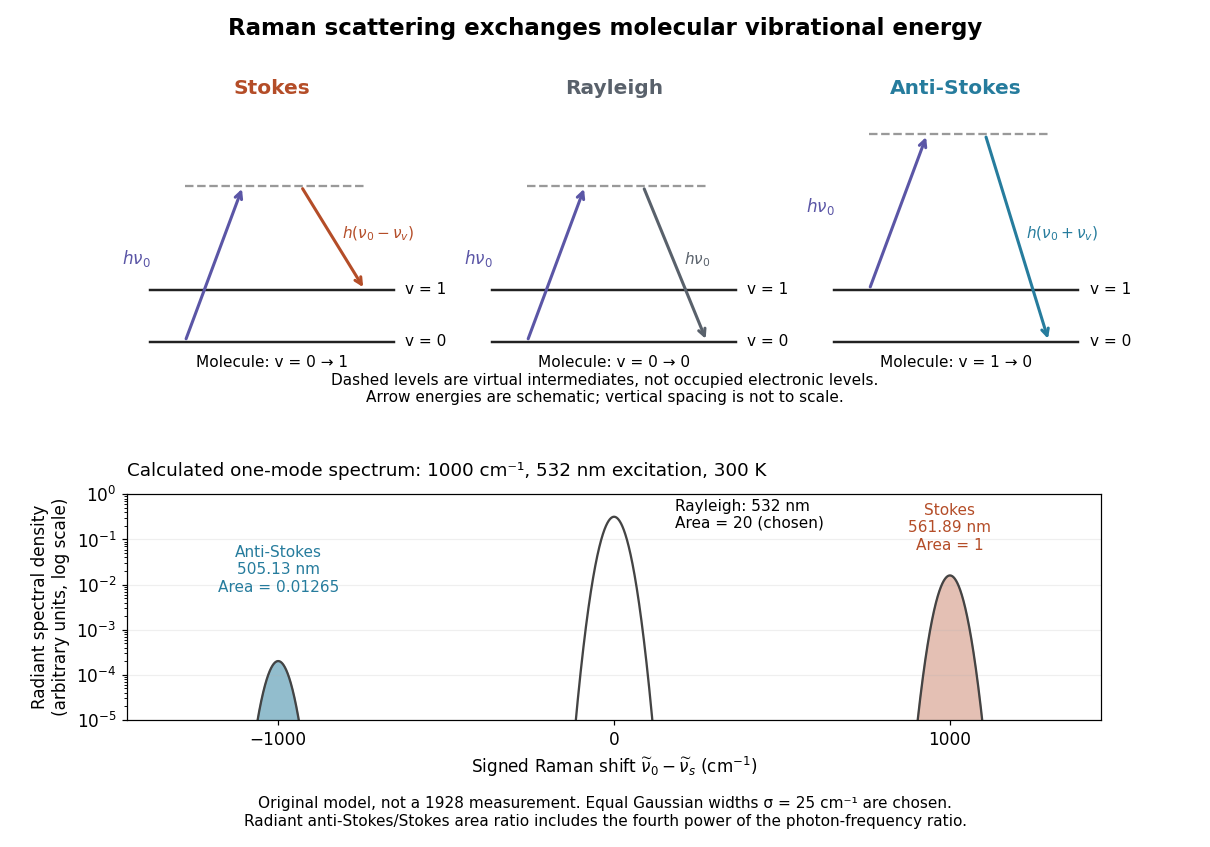

Reproduce this figure in Python.
"""Draw molecular Raman energy bookkeeping and a calculated illustrative spectrum.

Tested with Python 3.14, matplotlib 3.10.7, numpy 2.3.5 (root pyproject.toml).
Integrated radiant line strengths obey the off-resonant harmonic thermal model.
"""
from pathlib import Path

import matplotlib.pyplot as plt
import numpy as np


def main():
    plt.rcParams.update({"font.size": 11, "font.family": "DejaVu Sans"})
    h, c, kb = 6.62607015e-34, 299792458.0, 1.380649e-23
    excitation_nm, shift_cm, temperature = 532.0, 1000.0, 300.0
    nu0_cm = 1e7 / excitation_nm
    thermal = np.exp(-h * c * 100 * shift_cm / (kb * temperature))
    ratio = ((nu0_cm + shift_cm) / (nu0_cm - shift_cm)) ** 4 * thermal
    fig = plt.figure(figsize=(11, 7.7), dpi=110, facecolor="white")
    gs = fig.add_gridspec(2, 3, height_ratios=(1.15, 1), hspace=.48, wspace=.18)
    for i, (name, initial, final, color, emitted) in enumerate([
        ("Stokes", 0, 1, "#b44d28", r"$h(\nu_0-\nu_v)$"),
        ("Rayleigh", 0, 0, "#59616b", r"$h\nu_0$"),
        ("Anti-Stokes", 1, 0, "#267c9d", r"$h(\nu_0+\nu_v)$"),
    ]):
        ax = fig.add_subplot(gs[0, i])
        ax.set(xlim=(0, 1), ylim=(-.7, 4.3))
        ax.axis("off")
        ax.set_title(name, weight="bold", color=color, pad=16)
        for n in (0, 1):
            ax.plot([.08, .92], [n, n], color="#222222", lw=1.6)
            ax.text(.96, n, f"v = {n}", va="center", fontsize=10)
        virtual = 3.0 + initial
        ax.plot([.2, .82], [virtual, virtual], "--", color="#999999")
        ax.annotate("", xy=(.4, virtual), xytext=(.2, initial),
                    arrowprops={"arrowstyle": "->", "lw": 2, "color": "#5b56a6"})
        ax.annotate("", xy=(.82, final), xytext=(.6, virtual),
                    arrowprops={"arrowstyle": "->", "lw": 2, "color": color})
        ax.text(.08, (initial+virtual)/2, r"$h\nu_0$", color="#5b56a6", ha="right")
        ax.text(.74, (final+virtual)/2, emitted, color=color, ha="left", fontsize=10)
        ax.text(.5, -.48, f"Molecule: v = {initial} → {final}", ha="center", fontsize=10)
    ax = fig.add_subplot(gs[1, :])
    x = np.linspace(-1450, 1450, 18001)
    sigma = 25.0
    normalizer = sigma * np.sqrt(2*np.pi)
    def peak(center, area):
        return area * np.exp(-.5 * ((x-center)/sigma)**2) / normalizer
    stokes = peak(shift_cm, 1)
    anti = peak(-shift_cm, ratio)
    rayleigh = peak(0, 20)
    ax.plot(x, stokes + anti + rayleigh, color="#444444", lw=1.5)
    ax.fill_between(x, stokes, 0, color="#b44d28", alpha=.35)
    ax.fill_between(x, anti, 0, color="#267c9d", alpha=.5)
    ax.set_yscale("log")
    ax.set(xlim=(-1450, 1450), ylim=(1e-5, 1),
           xlabel=r"Signed Raman shift $\widetilde{\nu}_0-\widetilde{\nu}_s$ (cm$^{-1}$)",
           ylabel="Radiant spectral density\n(arbitrary units, log scale)")
    ax.set_xticks([-1000, 0, 1000])
    ax.grid(alpha=.2, axis="y")
    ax.text(-1000, .007, f"Anti-Stokes\n505.13 nm\nArea = {ratio:.5f}", ha="center", color="#267c9d", fontsize=10)
    ax.text(180, .18, "Rayleigh: 532 nm\nArea = 20 (chosen)", ha="left", fontsize=10)
    ax.text(1000, .06, "Stokes\n561.89 nm\nArea = 1", ha="center", color="#b44d28", fontsize=10)
    ax.set_title("Calculated one-mode spectrum: 1000 cm⁻¹, 532 nm excitation, 300 K", loc="left", fontsize=12, pad=12)
    fig.suptitle("Raman scattering exchanges molecular vibrational energy", fontsize=15, weight="bold", y=.98)
    fig.text(.5, .525, "Dashed levels are virtual intermediates, not occupied electronic levels.\n"
             "Arrow energies are schematic; vertical spacing is not to scale.", ha="center", fontsize=10)
    fig.text(.5, .025, "Original model, not a 1928 measurement. Equal Gaussian widths σ = 25 cm⁻¹ are chosen.\n"
             "Radiant anti-Stokes/Stokes area ratio includes the fourth power of the photon-frequency ratio.", ha="center", fontsize=10)
    fig.subplots_adjust(top=.86, bottom=.15, left=.105, right=.91)
    fig.savefig(Path.cwd() / (Path(__file__).stem + ".png"), facecolor="white")
    plt.close(fig)


if __name__ == "__main__":
    main()
